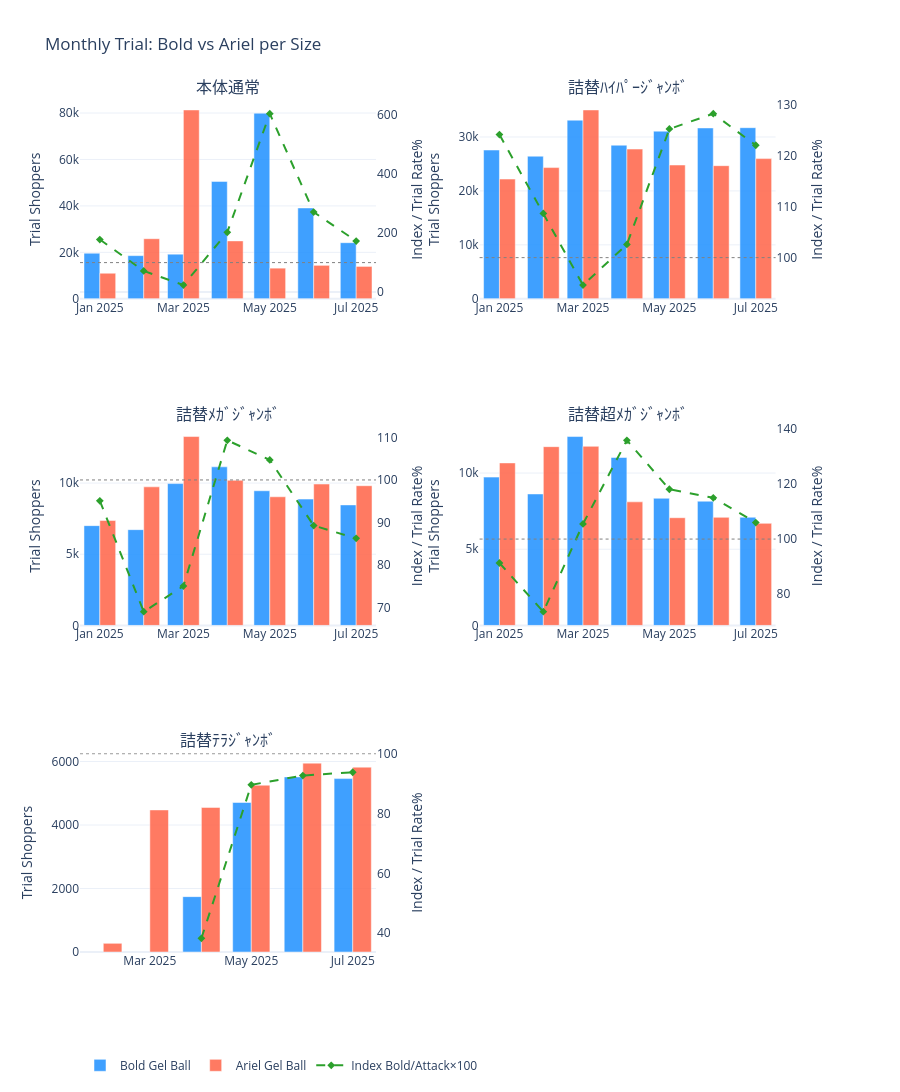

The notebook cell this image was saved under:
### Code cell
# ── B-2: Combined Trial Trend — Bars + Trial Rate + Index ─────────────
combined_trial = df_trial[~df_trial['size_code'].isin(EXCLUDED_SIZES)].copy()
comb_sizes = order_and_filter_sizes(combined_trial['size_code'].unique())

if comb_sizes:
    _piv = combined_trial.groupby(['trial_month', 'sub_brand', 'size_code']).agg(
        subbrand_trial=('subbrand_trial_shoppers', 'sum'), trial_rate=('trial_rate', 'mean')).reset_index()
    _a = _piv[_piv['sub_brand']==BOLD_GB][['trial_month','size_code','subbrand_trial','trial_rate']].rename(
        columns={'subbrand_trial':'ariel_trial','trial_rate':'ariel_rate'})
    _b = _piv[_piv['sub_brand']==ARIEL_GB][['trial_month','size_code','subbrand_trial']].rename(
        columns={'subbrand_trial':'attack_trial'})
    _idx_df = _a.merge(_b, on=['trial_month','size_code'], how='outer').sort_values('trial_month')
    _idx_df['trial_index'] = (_idx_df['ariel_trial'] / _idx_df['attack_trial'].replace(0, np.nan) * 100).round(1)

    n_s=len(comb_sizes); n_c=min(2,n_s); n_r=(n_s+n_c-1)//n_c
    specs = [[{'secondary_y':True}]*n_c for _ in range(n_r)]
    fig_comb = make_subplots(rows=n_r, cols=n_c, specs=specs, subplot_titles=comb_sizes,
                             vertical_spacing=0.15, horizontal_spacing=0.14)

    for idx, size in enumerate(comb_sizes):
        r, c = idx//n_c+1, idx%n_c+1
        for brand in [BOLD_GB, ARIEL_GB]:
            sub = combined_trial[(combined_trial['sub_brand']==brand) & (combined_trial['size_code']==size)].sort_values('trial_month')
            if len(sub)==0: continue
            fig_comb.add_trace(go.Bar(x=sub['trial_month'], y=sub['subbrand_trial_shoppers'],
                name=BRAND_LABEL[brand], marker_color=BRAND_COLOR[brand], opacity=0.85,
                showlegend=(idx==0), legendgroup=BRAND_LABEL[brand]), row=r, col=c, secondary_y=False)

        _s = _idx_df[_idx_df['size_code']==size]
        if len(_s)>0 and _s['trial_index'].notna().any():
            fig_comb.add_trace(go.Scatter(x=_s['trial_month'], y=_s['trial_index'], name='Index Bold/Attack×100',
                mode='lines+markers', line=dict(color='#2CA02C', dash='dash', width=2),
                marker=dict(size=6, symbol='diamond'), showlegend=(idx==0), legendgroup='Index'),
                row=r, col=c, secondary_y=True)
            fig_comb.add_hline(y=100, line_dash='dot', line_color='gray', line_width=1, row=r, col=c, secondary_y=True)

        fig_comb.update_yaxes(title_text='Trial Shoppers', row=r, col=c, secondary_y=False)
        fig_comb.update_yaxes(title_text='Index / Trial Rate%', row=r, col=c, secondary_y=True, showgrid=False)

    fig_comb.update_layout(height=420*n_r, barmode='group',
        title_text='Monthly Trial: Bold vs Ariel per Size', template='plotly_white',
        legend=dict(orientation='h', yanchor='bottom', y=-0.15, x=0))
    fig_comb.show()

# ── DATA TABLE: Monthly Trial Shoppers — Bold vs Ariel per Size ────
trial_table = _idx_df[['trial_month','size_code','ariel_trial','attack_trial','ariel_rate','trial_index']].copy()
trial_table.columns = ['Month','Size','Bold Trial','Ariel Trial','Bold Trial Rate%','Trial Index']
trial_table = trial_table.sort_values(['Size','Month'])
print('\n📊 DATA TABLE: Monthly Trial — Bold vs Ariel per Size')
print('=' * 100)
print(trial_table.to_string(index=False))
trial_table.to_csv(OUTPUT_DIR / 'pane_b_trial_trend.csv', index=False)

### Figure 1 — Plotly figure (JSON) as saved in the notebook; plotly's stock layout.template omitted (floating-point values rounded to 4 significant figures)
{"data": [{"legendgroup": "Bold Gel Ball", "marker": {"color": "#1E90FF"}, "name": "Bold Gel Ball", "opacity": 0.85, "showlegend": true, "type": "bar", "x": ["2025-01-01T00:00:00.000000000", "2025-02-01T00:00:00.000000000", "2025-03-01T00:00:00.000000000", "2025-04-01T00:00:00.000000000", "2025-05-01T00:00:00.000000000", "2025-06-01T00:00:00.000000000", "2025-07-01T00:00:00.000000000"], "xaxis": "x", "y": [19624, 18586, 19203, 50541, 79921, 39115, 24162], "yaxis": "y"}, {"legendgroup": "Ariel Gel Ball", "marker": {"color": "#FF6347"}, "name": "Ariel Gel Ball", "opacity": 0.85, "showlegend": true, "type": "bar", "x": ["2025-01-01T00:00:00.000000000", "2025-02-01T00:00:00.000000000", "2025-03-01T00:00:00.000000000", "2025-04-01T00:00:00.000000000", "2025-05-01T00:00:00.000000000", "2025-06-01T00:00:00.000000000", "2025-07-01T00:00:00.000000000"], "xaxis": "x", "y": [11010, 25874, 81317, 24936, 13202, 14406, 13948], "yaxis": "y"}, {"legendgroup": "Index", "line": {"color": "#2CA02C", "dash": "dash", "width": 2}, "marker": {"size": 6, "symbol": "diamond"}, "mode": "lines+markers", "name": "Index Bold/Attack×100", "showlegend": true, "type": "scatter", "x": ["2025-01-01T00:00:00.000000000", "2025-02-01T00:00:00.000000000", "2025-03-01T00:00:00.000000000", "2025-04-01T00:00:00.000000000", "2025-05-01T00:00:00.000000000", "2025-06-01T00:00:00.000000000", "2025-07-01T00:00:00.000000000"], "xaxis": "x", "y": [178.2, 71.8, 23.6, 202.7, 605.4, 271.5, 173.2], "yaxis": "y2"}, {"legendgroup": "Bold Gel Ball", "marker": {"color": "#1E90FF"}, "name": "Bold Gel Ball", "opacity": 0.85, "showlegend": false, "type": "bar", "x": ["2025-01-01T00:00:00.000000000", "2025-02-01T00:00:00.000000000", "2025-03-01T00:00:00.000000000", "2025-04-01T00:00:00.000000000", "2025-05-01T00:00:00.000000000", "2025-06-01T00:00:00.000000000", "2025-07-01T00:00:00.000000000"], "xaxis": "x2", "y": [27583, 26437, 33121, 28477, 31084, 31676, 31726], "yaxis": "y3"}, {"legendgroup": "Ariel Gel Ball", "marker": {"color": "#FF6347"}, "name": "Ariel Gel Ball", "opacity": 0.85, "showlegend": false, "type": "bar", "x": ["2025-01-01T00:00:00.000000000", "2025-02-01T00:00:00.000000000", "2025-03-01T00:00:00.000000000", "2025-04-01T00:00:00.000000000", "2025-05-01T00:00:00.000000000", "2025-06-01T00:00:00.000000000", "2025-07-01T00:00:00.000000000"], "xaxis": "x2", "y": [22200, 24329, 35015, 27761, 24804, 24680, 25994], "yaxis": "y3"}, {"legendgroup": "Index", "line": {"color": "#2CA02C", "dash": "dash", "width": 2}, "marker": {"size": 6, "symbol": "diamond"}, "mode": "lines+markers", "name": "Index Bold/Attack×100", "showlegend": false, "type": "scatter", "x": ["2025-01-01T00:00:00.000000000", "2025-02-01T00:00:00.000000000", "2025-03-01T00:00:00.000000000", "2025-04-01T00:00:00.000000000", "2025-05-01T00:00:00.000000000", "2025-06-01T00:00:00.000000000", "2025-07-01T00:00:00.000000000"], "xaxis": "x2", "y": [124.2, 108.7, 94.6, 102.6, 125.3, 128.3, 122.1], "yaxis": "y4"}, {"legendgroup": "Bold Gel Ball", "marker": {"color": "#1E90FF"}, "name": "Bold Gel Ball", "opacity": 0.85, "showlegend": false, "type": "bar", "x": ["2025-01-01T00:00:00.000000000", "2025-02-01T00:00:00.000000000", "2025-03-01T00:00:00.000000000", "2025-04-01T00:00:00.000000000", "2025-05-01T00:00:00.000000000", "2025-06-01T00:00:00.000000000", "2025-07-01T00:00:00.000000000"], "xaxis": "x3", "y": [7010, 6727, 9963, 11141, 9460, 8875, 8466], "yaxis": "y5"}, {"legendgroup": "Ariel Gel Ball", "marker": {"color": "#FF6347"}, "name": "Ariel Gel Ball", "opacity": 0.85, "showlegend": false, "type": "bar", "x": ["2025-01-01T00:00:00.000000000", "2025-02-01T00:00:00.000000000", "2025-03-01T00:00:00.000000000", "2025-04-01T00:00:00.000000000", "2025-05-01T00:00:00.000000000", "2025-06-01T00:00:00.000000000", "2025-07-01T00:00:00.000000000"], "xaxis": "x3", "y": [7369, 9735, 13269, 10194, 9037, 9933, 9813], "yaxis": "y5"}, {"legendgroup": "Index", "line": {"color": "#2CA02C", "dash": "dash", "width": 2}, "marker": {"size": 6, "symbol": "diamond"}, "mode": "lines+markers", "name": "Index Bold/Attack×100", "showlegend": false, "type": "scatter", "x": ["2025-01-01T00:00:00.000000000", "2025-02-01T00:00:00.000000000", "2025-03-01T00:00:00.000000000", "2025-04-01T00:00:00.000000000", "2025-05-01T00:00:00.000000000", "2025-06-01T00:00:00.000000000", "2025-07-01T00:00:00.000000000"], "xaxis": "x3", "y": [95.1, 69.1, 75.1, 109.3, 104.7, 89.3, 86.3], "yaxis": "y6"}, {"legendgroup": "Bold Gel Ball", "marker": {"color": "#1E90FF"}, "name": "Bold Gel Ball", "opacity": 0.85, "showlegend": false, "type": "bar", "x": ["2025-01-01T00:00:00.000000000", "2025-02-01T00:00:00.000000000", "2025-03-01T00:00:00.000000000", "2025-04-01T00:00:00.000000000", "2025-05-01T00:00:00.000000000", "2025-06-01T00:00:00.000000000", "2025-07-01T00:00:00.000000000"], "xaxis": "x4", "y": [9734, 8629, 12397, 11021, 8344, 8153, 7099], "yaxis": "y7"}, {"legendgroup": "Ariel Gel Ball", "marker": {"color": "#FF6347"}, "name": "Ariel Gel Ball", "opacity": 0.85, "showlegend": false, "type": "bar", "x": ["2025-01-01T00:00:00.000000000", "2025-02-01T00:00:00.000000000", "2025-03-01T00:00:00.000000000", "2025-04-01T00:00:00.000000000", "2025-05-01T00:00:00.000000000", "2025-06-01T00:00:00.000000000", "2025-07-01T00:00:00.000000000"], "xaxis": "x4", "y": [10666, 11732, 11755, 8110, 7068, 7092, 6699], "yaxis": "y7"}, {"legendgroup": "Index", "line": {"color": "#2CA02C", "dash": "dash", "width": 2}, "marker": {"size": 6, "symbol": "diamond"}, "mode": "lines+markers", "name": "Index Bold/Attack×100", "showlegend": false, "type": "scatter", "x": ["2025-01-01T00:00:00.000000000", "2025-02-01T00:00:00.000000000", "2025-03-01T00:00:00.000000000", "2025-04-01T00:00:00.000000000", "2025-05-01T00:00:00.000000000", "2025-06-01T00:00:00.000000000", "2025-07-01T00:00:00.000000000"], "xaxis": "x4", "y": [91.3, 73.6, 105.5, 135.9, 118.1, 115.0, 106.0], "yaxis": "y8"}, {"legendgroup": "Bold Gel Ball", "marker": {"color": "#1E90FF"}, "name": "Bold Gel Ball", "opacity": 0.85, "showlegend": false, "type": "bar", "x": ["2025-04-01T00:00:00.000000000", "2025-05-01T00:00:00.000000000", "2025-06-01T00:00:00.000000000", "2025-07-01T00:00:00.000000000"], "xaxis": "x5", "y": [1744, 4710, 5516, 5462], "yaxis": "y9"}, {"legendgroup": "Ariel Gel Ball", "marker": {"color": "#FF6347"}, "name": "Ariel Gel Ball", "opacity": 0.85, "showlegend": false, "type": "bar", "x": ["2025-02-01T00:00:00.000000000", "2025-03-01T00:00:00.000000000", "2025-04-01T00:00:00.000000000", "2025-05-01T00:00:00.000000000", "2025-06-01T00:00:00.000000000", "2025-07-01T00:00:00.000000000"], "xaxis": "x5", "y": [274, 4475, 4554, 5254, 5949, 5823], "yaxis": "y9"}, {"legendgroup": "Index", "line": {"color": "#2CA02C", "dash": "dash", "width": 2}, "marker": {"size": 6, "symbol": "diamond"}, "mode": "lines+markers", "name": "Index Bold/Attack×100", "showlegend": false, "type": "scatter", "x": ["2025-02-01T00:00:00.000000000", "2025-03-01T00:00:00.000000000", "2025-04-01T00:00:00.000000000", "2025-05-01T00:00:00.000000000", "2025-06-01T00:00:00.000000000", "2025-07-01T00:00:00.000000000"], "xaxis": "x5", "y": [NaN, NaN, 38.3, 89.6, 92.7, 93.8], "yaxis": "y10"}], "layout": {"annotations": [{"font": {"size": 16}, "showarrow": false, "text": "本体通常", "x": 0.2, "xanchor": "center", "xref": "paper", "y": 1.0, "yanchor": "bottom", "yref": "paper"}, {"font": {"size": 16}, "showarrow": false, "text": "詰替ﾊｲﾊﾟｰｼﾞｬﾝﾎﾞ", "x": 0.74, "xanchor": "center", "xref": "paper", "y": 1.0, "yanchor": "bottom", "yref": "paper"}, {"font": {"size": 16}, "showarrow": false, "text": "詰替ﾒｶﾞｼﾞｬﾝﾎﾞ", "x": 0.2, "xanchor": "center", "xref": "paper", "y": 0.6167, "yanchor": "bottom", "yref": "paper"}, {"font": {"size": 16}, "showarrow": false, "text": "詰替超ﾒｶﾞｼﾞｬﾝﾎﾞ", "x": 0.74, "xanchor": "center", "xref": "paper", "y": 0.6167, "yanchor": "bottom", "yref": "paper"}, {"font": {"size": 16}, "showarrow": false, "text": "詰替ﾃﾗｼﾞｬﾝﾎﾞ", "x": 0.2, "xanchor": "center", "xref": "paper", "y": 0.2333, "yanchor": "bottom", "yref": "paper"}], "barmode": "group", "height": 1260, "legend": {"orientation": "h", "x": 0, "y": -0.15, "yanchor": "bottom"}, "shapes": [{"line": {"color": "gray", "dash": "dot", "width": 1}, "type": "line", "x0": 0, "x1": 1, "xref": "x domain", "y0": 100, "y1": 100, "yref": "y2"}, {"line": {"color": "gray", "dash": "dot", "width": 1}, "type": "line", "x0": 0, "x1": 1, "xref": "x2 domain", "y0": 100, "y1": 100, "yref": "y4"}, {"line": {"color": "gray", "dash": "dot", "width": 1}, "type": "line", "x0": 0, "x1": 1, "xref": "x3 domain", "y0": 100, "y1": 100, "yref": "y6"}, {"line": {"color": "gray", "dash": "dot", "width": 1}, "type": "line", "x0": 0, "x1": 1, "xref": "x4 domain", "y0": 100, "y1": 100, "yref": "y8"}, {"line": {"color": "gray", "dash": "dot", "width": 1}, "type": "line", "x0": 0, "x1": 1, "xref": "x5 domain", "y0": 100, "y1": 100, "yref": "y10"}], "title": {"text": "Monthly Trial: Bold vs Ariel per Size"}, "xaxis": {"anchor": "y", "domain": [0, 0.4]}, "xaxis2": {"anchor": "y3", "domain": [0.54, 0.94]}, "xaxis3": {"anchor": "y5", "domain": [0, 0.4]}, "xaxis4": {"anchor": "y7", "domain": [0.54, 0.94]}, "xaxis5": {"anchor": "y9", "domain": [0, 0.4]}, "xaxis6": {"anchor": "y11", "domain": [0.54, 0.94]}, "yaxis": {"anchor": "x", "domain": [0.7667, 1.0], "title": {"text": "Trial Shoppers"}}, "yaxis10": {"anchor": "x5", "overlaying": "y9", "showgrid": false, "side": "right", "title": {"text": "Index / Trial Rate%"}}, "yaxis11": {"anchor": "x6", "domain": [0, 0.2333]}, "yaxis12": {"anchor": "x6", "overlaying": "y11", "side": "right"}, "yaxis2": {"anchor": "x", "overlaying": "y", "showgrid": false, "side": "right", "title": {"text": "Index / Trial Rate%"}}, "yaxis3": {"anchor": "x2", "domain": [0.7667, 1.0], "title": {"text": "Trial Shoppers"}}, "yaxis4": {"anchor": "x2", "overlaying": "y3", "showgrid": false, "side": "right", "title": {"text": "Index / Trial Rate%"}}, "yaxis5": {"anchor": "x3", "domain": [0.3833, 0.6167], "title": {"text": "Trial Shoppers"}}, "yaxis6": {"anchor": "x3", "overlaying": "y5", "showgrid": false, "side": "right", "title": {"text": "Index / Trial Rate%"}}, "yaxis7": {"anchor": "x4", "domain": [0.3833, 0.6167], "title": {"text": "Trial Shoppers"}}, "yaxis8": {"anchor": "x4", "overlaying": "y7", "showgrid": false, "side": "right", "title": {"text": "Index / Trial Rate%"}}, "yaxis9": {"anchor": "x5", "domain": [0, 0.2333], "title": {"text": "Trial Shoppers"}}}}
